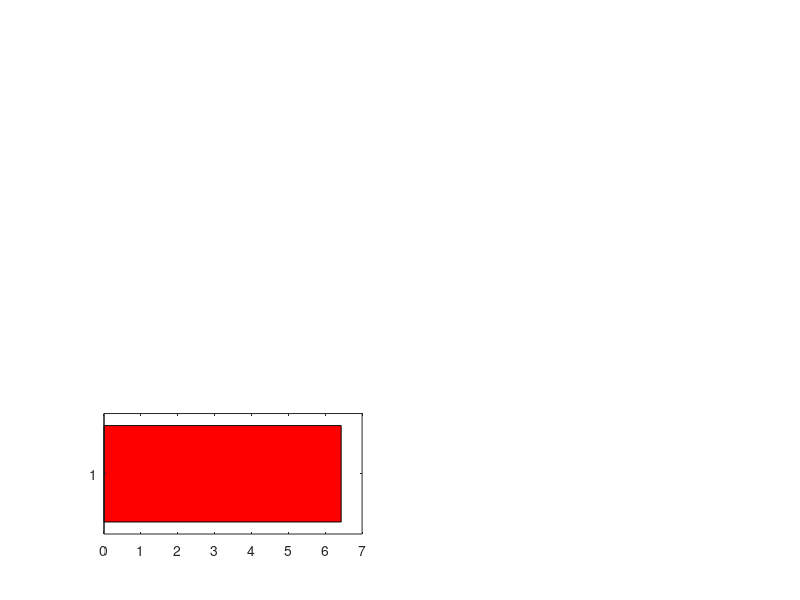

Write the MATLAB code that produced this figure. (Note: this script raises an error after producing the figure.)


clear
clc

load param_ThrePert_SA0SB0_25pc_AND_mRNA.mat
load param_AND_RandParVal_mRNA.mat

SNB_OG = SNB(nrr,:);    % SN points for unperturbed models

%%%%%%%%%%%%%%%%%%%%%%%%%%%%%%%%%%%%%%%%%%%%%%%%%%%%%%%%%%%%%%%%%%%%%%%%%%%
% Analysis of the SN points for the direct perturbations

diff_OG_dir = SNB_OG-SNB_SB0ltSA0;

pc_moved_dir = diff_OG_dir.*100./SNB_OG;

avg_pc_moved_dir = mean(pc_moved_dir);


std_err_dir = std(pc_moved_dir) ./ sqrt(size(pc_moved_dir, 1));

custom_colors = ['r', 'g', 'b','yellow'];

figure(2)
subplot(3,2,5)
bar(avg_pc_moved_dir, 'FaceColor', 'flat');

for i = 1:numel(avg_pc_moved_dir)
    c = custom_colors(i);
    barh(i, avg_pc_moved_dir(i), 'FaceColor', c);
    hold on;
    errorbar(avg_pc_moved_dir(i), i, std_err_dir(i), 'horizontal', 'Color', 'k');
end

hold off;


% Reverse the x-axis
set(gca, 'XDir', 'reverse');

%%%%%%%%%%%%%%%%%%%%%%%%%%%%%%%%%%%%%%%%%%%%%%%%%%%%%%%%%%%%%%%%%%%%%%%%%%%
% Analysis of the SN points for the indirect perturbations

diff_OG_ind = SNB_OG-SNB_SA0ltSB0;

pc_moved_ind = diff_OG_ind.*100./SNB_OG;

avg_pc_moved_ind = mean(pc_moved_ind);


std_err_ind = std(pc_moved_ind) ./ sqrt(size(pc_moved_ind, 1));

subplot(3,2,6)
bar(avg_pc_moved_ind, 'FaceColor', 'flat');

for i = 1:numel(avg_pc_moved_ind)
    c = custom_colors(i);
    barh(i, avg_pc_moved_ind(i), 'FaceColor', c);
    hold on;
    errorbar(avg_pc_moved_ind(i), i, std_err_ind(i), 'horizontal', 'Color', 'k');
end

hold off;

% Reverse the x-axis
set(gca, 'XDir', 'reverse');
